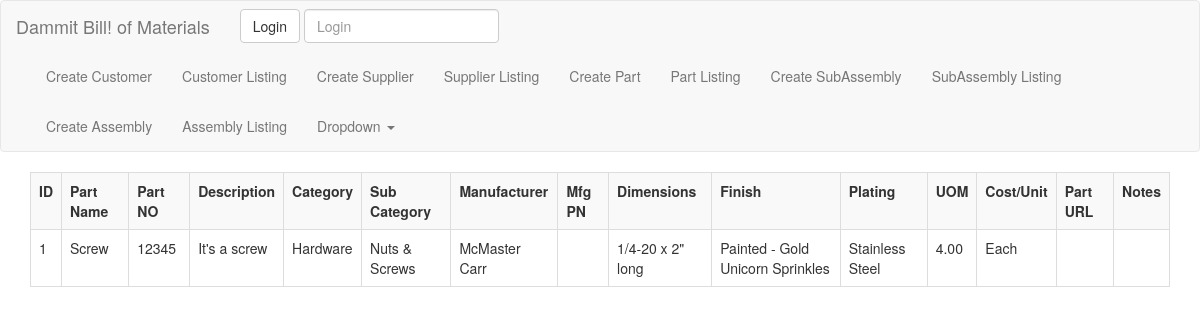
The page /part_list/ on the database as committed earlier.
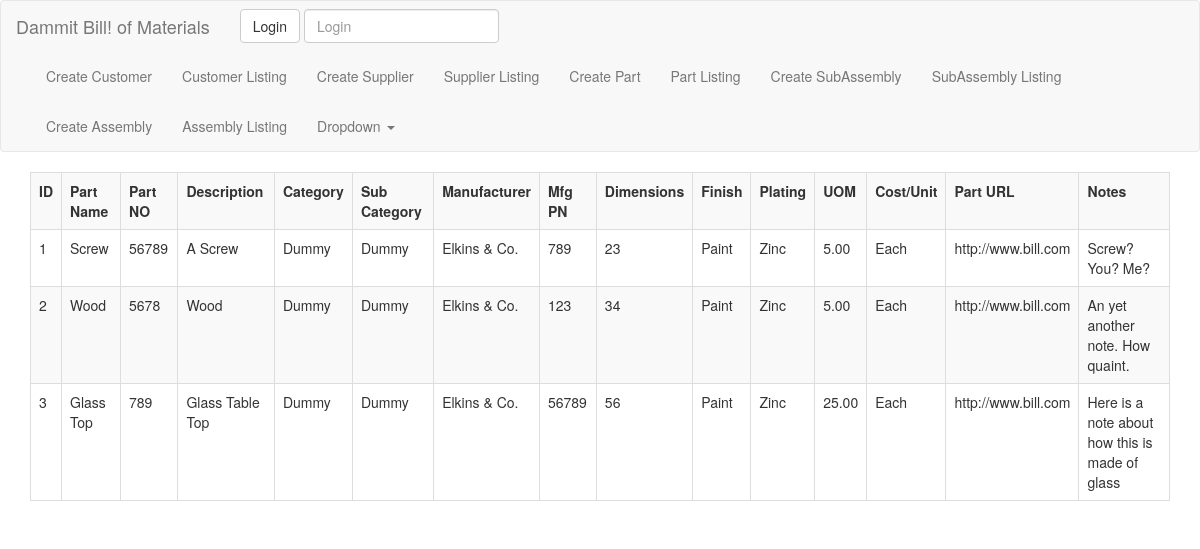
The same page on the database as committed later.
### app/models.py (models this page shows, shortened)
class Part(models.Model):
    part_name = models.CharField(max_length=50)
    part_number = models.CharField(max_length=50)
    description = models.CharField(max_length=50)
    category = models.ForeignKey(Category)
    sub_category = models.ForeignKey(SubCategory)
    manufacturer = models.ForeignKey('app.Supplier', null=True, blank=True)
    manufacturer_pn = models.CharField(max_length=50, null=True, blank=True)
    dimensions = models.CharField(max_length=50)
    finish = models.ForeignKey('app.FinishTable', null=True, blank=True)
    plating = models.ForeignKey('app.PlatingTable', null=True, blank=True)
    uom = models.CharField(max_length=15)
    unit_cost = models.DecimalField(max_digits=10, decimal_places=2)
    part_url = models.URLField(null=True, blank=True)
    notes = models.TextField(null=True, blank=True)
    cad_file = models.FileField(null=True, blank=True)
    image = models.ImageField(null=True, blank=True)

class Category(models.Model):
    category = models.CharField(max_length=30)
    def __str__(self):
        return self.category

class SubCategory(models.Model):
    category = models.ForeignKey(Category)
    subcategory = models.CharField(max_length=30)
    def __str__(self):
        return self.subcategory

class Supplier(models.Model):
    name = models.CharField(max_length=50)
    contact = models.CharField(max_length=25, null=True, blank=True)
    phone = models.IntegerField(null=True, blank=True)
    email = models.EmailField(null=True, blank=True)
    website = models.URLField(null=True, blank=True)
    def __str__(self):
        return self.name

class FinishTable(models.Model):
    finish = models.CharField(max_length=50)
    description = models.TextField(null=True, blank=True)
    source = models.ForeignKey(Supplier, null=True, blank=True)
    def __str__(self):
        return self.finish

class PlatingTable(models.Model):
    plating = models.CharField(max_length=50)
    description = models.TextField(null=True, blank=True)
    source = models.ForeignKey(Supplier, null=True, blank=True)
    def __str__(self):
        return self.plating

### app/views.py (the view)
# urls.py: url(r'^part_list/$', PartListView.as_view(), name="part_list_view"),
class PartListView(ListView):
    model = Part
    def get_queryset(self):
        return Part.objects.all()

### templates/app/part_list.html
{% extends "base.html" %}
{% block content %}
<div>
  <table class="table table-striped table-bordered table-hover">
    <tr>
      <th>ID</th>
      <th>Part Name</th>
      <th>Part NO</th>
      <th>Description</th>
      <th>Category</th>
      <th>Sub Category</th>
      <th>Manufacturer</th>
      <th>Mfg PN</th>
      <th>Dimensions</th>
      <th>Finish</th>
      <th>Plating</th>
      <th>UOM</th>
      <th>Cost/Unit</th>
      <th>Part URL</th>
      <th>Notes</th>
    </tr>
    {% for object in object_list  %}
      <tr>
        <td>{{object.pk}}</td>
        <td>{{object.part_name}}</td>
        <td>{{object.part_number}}</td>
        <td>{{object.description}}</td>
        <td>{{object.category}}</td>
        <td>{{object.sub_category}}</td>
        <td>{{object.manufacturer}}</td>
        <td>{{object.manufacturer_pn}}</td>
        <td>{{object.dimensions}}</td>
        <td>{{object.finish}}</td>
        <td>{{object.plating}}</td>
        <td>{{object.unit_cost}}</td>
        <td>{{object.uom}}</td>
        <td>{{object.part_url}}</td>
        <td>{{object.notes}}</td>
      </tr>
    {% endfor %}
  </table>
</div>
{% endblock %}

### templates/base.html (shortened to what this page needs)
{% load staticfiles %}
<!DOCTYPE html>
<html>
  <head>
    <link rel="stylesheet" href="{% static "app/css/bootstrap.css" %}" media="screen" charset="utf-8">
    <link rel="stylesheet" href="{% static "app/css/main.css" %}" media="screen" charset="utf-8">
  </head>
  <body>
<nav class="navbar navbar-default">
  <div class="container-fluid">
    <div class="navbar-header">
      <a class="navbar-brand" href="/">Dammit Bill! of Materials</a>
    </div>
    <div class="collapse navbar-collapse" id="bs-example-navbar-collapse-1">
      <form class="navbar-form navbar-left" role="search">
        <button type="submit" class="btn btn-default">Login</button>
        <div class="form-group">
          <input type="text" class="form-control" placeholder="Login">
        </div>
      </form>
      <ul class="nav navbar-nav navbar-right">
        <li><a href="{% url 'create_customer_view' %}">Create Customer</a></li>
        <li><a href="{% url 'customer_list_view' %}">Customer Listing</a></li>
        <li><a href="{% url 'create_supplier_view' %}">Create Supplier</a></li>
        <li><a href="{% url 'supplier_list_view' %}">Supplier Listing</a></li>
        <li><a href="{% url 'create_part_view' %}">Create Part</a></li>
        <li><a href="{% url 'part_list_view' %}">Part Listing</a></li>
        <li><a href="{% url 'create_subassembly_view' %}">Create SubAssembly</a></li>
        <li><a href="{% url 'subassembly_list_view' %}">SubAssembly Listing</a></li>
        <li><a href="{% url 'create_assembly_view' %}">Create Assembly</a></li>
        <li><a href="{% url 'assembly_list_view' %}">Assembly Listing</a></li>
        <li class="dropdown">
          <a href="#" class="dropdown-toggle" data-toggle="dropdown" role="button" aria-haspopup="true" aria-expanded="false">Dropdown <span class="caret"></span></a>
        </li>
      </ul>
    </div>
  </div>
</nav>
    <div class="container">
      {% block content %}{% endblock %}
    </div>
  </body>
</html>

### app/static/app/css/main.css (style rules this page uses)
body { background-color: white; }

Rows that differ between the two databases and show on the page:
changed Part "Screw": part_number "12345" → "56789"; description "It's a screw" → "A Screw"; category "Hardware" → "Dummy"; sub_category "Nuts & Screws" → "Dummy"; manufacturer "McMaster Carr" → "Elkins & Co."; manufacturer_pn (not shown) → "789"; dimensions "1/4-20 x 2\" long" → "23"; finish "Painted - Gold Unicorn Sprinkles" → "Paint"; plating "Stainless Steel" → "Zinc"; unit_cost "4.00" → "5.00"; part_url (not shown) → "http://www.bill.com"; notes (not shown) → "Screw? You? Me?"
added Part: pk "2", part_name "Wood", part_number "5678", description "Wood", category "Dummy", sub_category "Dummy", manufacturer "Elkins & Co.", manufacturer_pn "123", dimensions "34", finish "Paint", plating "Zinc", unit_cost "5.00", uom "Each", part_url "http://www.bill.com", notes "An yet another note. How quaint."
added Part: pk "3", part_name "Glass Top", part_number "789", description "Glass Table Top", category "Dummy", sub_category "Dummy", manufacturer "Elkins & Co.", manufacturer_pn "56789", dimensions "56", finish "Paint", plating "Zinc", unit_cost "25.00", uom "Each", part_url "http://www.bill.com", notes "Here is a note about how this is made of glass"
